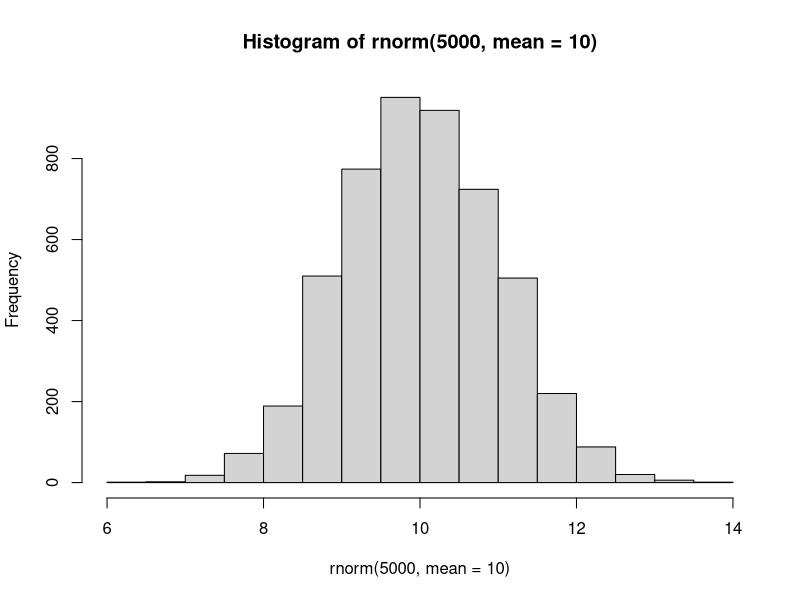

The R source for this figure:
## ---- chunk 1
hist(rnorm(5000, mean=10))
## ---- chunk 2
temp <- c(rnorm(30, mean=3),
          rnorm(30, mean=-3))
x <- cbind(x=temp, y=rev(temp))
